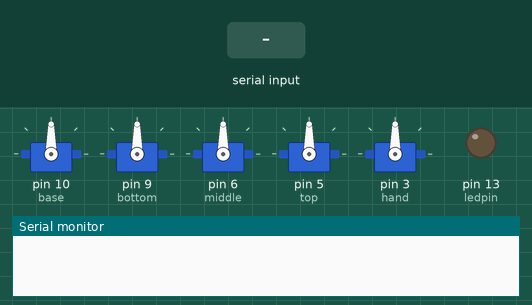
This sketch was run on a simulated Arduino Uno, built with avr-gcc and run on an emulated ATmega328P. Shown: 5 × servo, output pins drawn as LEDs (lit = HIGH), the last lines printed to the serial monitor. The inputs (shaded band) are chosen by the test bench.

Above: at 1.2 s.
1.3 s: "base:1\n" received over the second serial link
At 2.5 s:
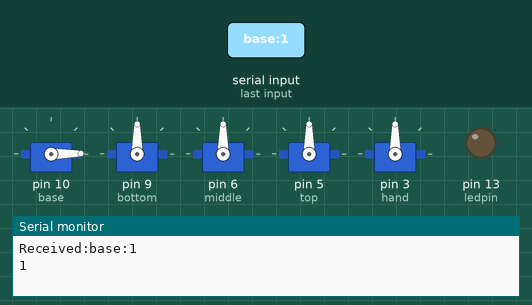
2.8 s: "bottom:1\n" received over the second serial link
At 3.7 s:
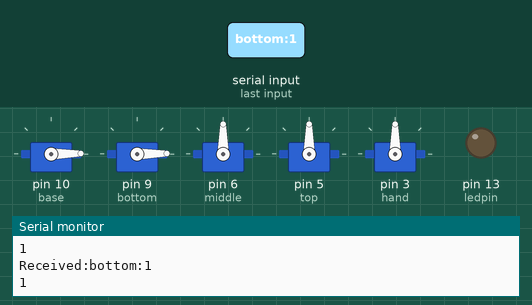
4.3 s: "middle:1\n" received over the second serial link
At 4.9 s:
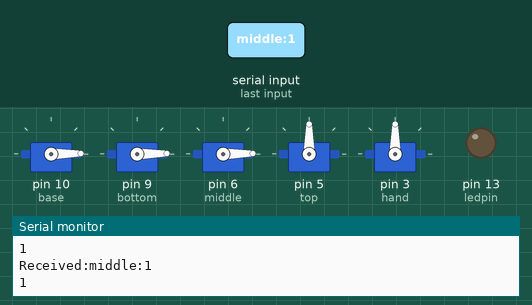
5.8 s: "top:1\n" received over the second serial link
At 7.0 s:
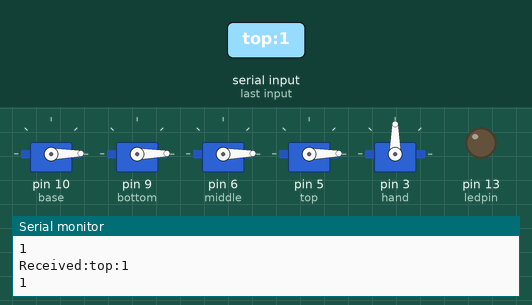
7.3 s: "hand:1\n" received over the second serial link
At 8.3 s:
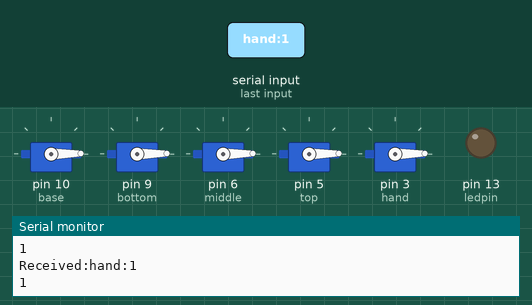
8.8 s: "base:150\n" received over the second serial link
At 9.5 s:
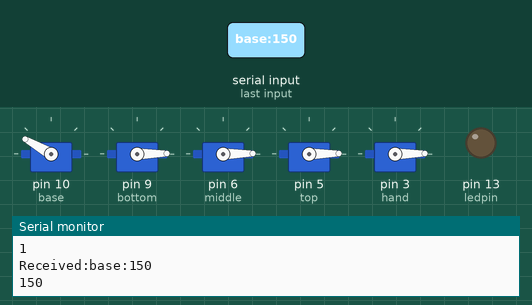
Timing chart, 0 to 11.3 s (numbered marks = the images above; inputs shaded):
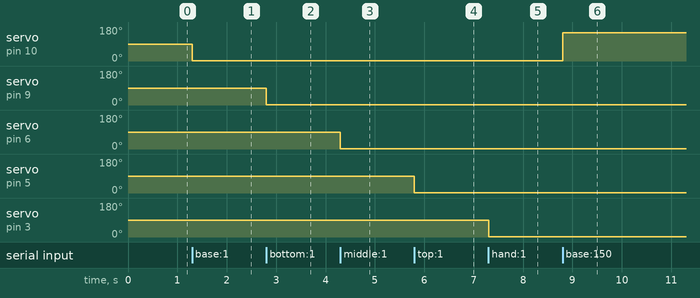

The sketch:

arduino.ino
```cpp
#include <SoftwareSerial.h>
#include <Servo.h>

SoftwareSerial btSerial(7, 8); // RX, TX PIN

Servo base;
Servo bottom;
Servo middle;
Servo top;
Servo hand;

String bt_rx;
int ledpin = 13;

void processMotorCommand(String value) {
  int colonPos = bt_rx.indexOf(':');
  if (colonPos == -1) {
   Serial.println("Invalid format");
   return;
  }

  String motor = value.substring(0,colonPos);
  int number = value.substring(colonPos + 1).toInt();
  Serial.println(number);

  if (motor == "base"){
    base.write(number);
  }
  if (motor == "bottom"){
    bottom.write(number);
  }
  if (motor == "middle"){
    middle.write(number);
  }
  if (motor == "top"){
    top.write(number);
  }
  if (motor == "hand"){
    hand.write(number);
  }
}

void setup() {
  base.attach(10);
  bottom.attach(9);
  middle.attach(6);
  top.attach(5);
  hand.attach(3);

  Serial.begin(9600);
  pinMode(ledpin, OUTPUT);
  btSerial.begin(9600);
}

void loop() {
  if (btSerial.available()) {
    bt_rx = btSerial.readStringUntil('\n');
    Serial.print("Received:");
    Serial.println(bt_rx);

    processMotorCommand(bt_rx);
  }
}
```

Measured:
- after the input at 1.3 s, servo on pin 10 (base): 90° → 1° at once
- after the input at 2.8 s, servo on pin 9 (bottom): 90° → 1° at once
- after the input at 4.3 s, servo on pin 6 (middle): 90° → 1° at once
- after the input at 5.8 s, servo on pin 5 (top): 90° → 1° at once
- after the input at 7.3 s, servo on pin 3 (hand): 90° → 1° at once
- after the input at 8.8 s, servo on pin 10 (base): 1° → 150° at once
